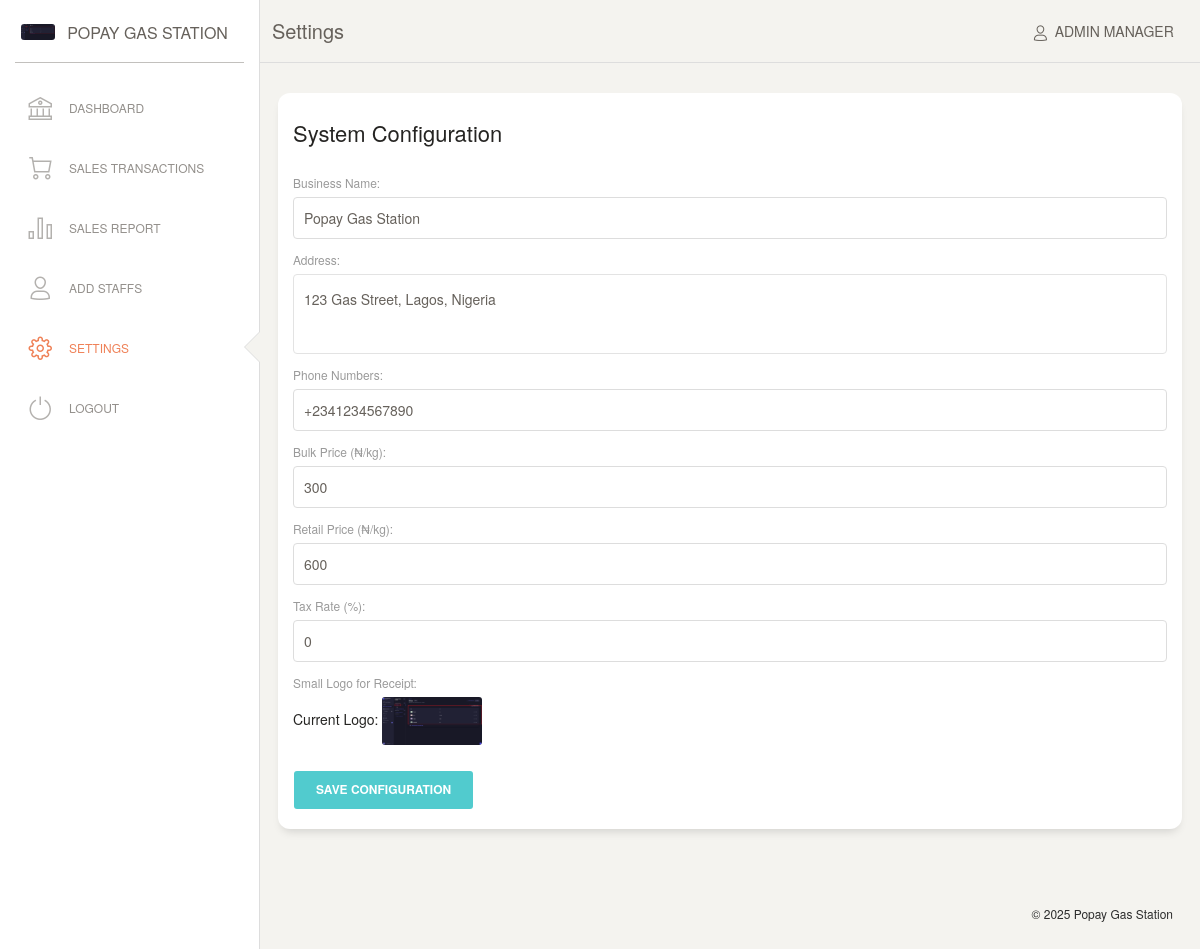
The app's page /popay2/settings.php (signed in) with its own data.
### tables this page shows
CREATE TABLE `configuration` (
  `id` int(11) NOT NULL,
  `companyName` varchar(100) NOT NULL DEFAULT '',
  `Phone` varchar(20) NOT NULL DEFAULT '',
  `Address` varchar(250) NOT NULL DEFAULT '',
  `bulkPrice` varchar(10) NOT NULL DEFAULT '',
  `retailPrice` varchar(10) NOT NULL DEFAULT '',
  `taxRate` varchar(99) NOT NULL DEFAULT '',
  `logoURL` varchar(999) NOT NULL DEFAULT ''
);

### popay2/settings.php (the view, shortened to what this page needs)
<?php
require("con.php");
$username = $_SESSION['username'];
$query = mysqli_query($con, "SELECT * FROM admin WHERE Username='$username'");
$userDetails = mysqli_fetch_assoc($query);
$query = mysqli_query($con, "SELECT * FROM configuration WHERE ID='1'");
$set = mysqli_fetch_assoc($query);
?>
<!DOCTYPE html>
<html lang="en">
<head>
    <link href="assets/css/bootstrap.min.css" rel="stylesheet" />
    <link href="assets/css/paper-dashboard.css?v=2.0.1" rel="stylesheet" />
</head>
<body>
    <div class="wrapper">
        <?php sidebar1($set['companyName'], $userDetails['Role'],$set); ?>
        <div class="main-panel">
            <nav class="navbar navbar-expand-lg navbar-absolute fixed-top navbar-transparent">
                <div class="container-fluid">
                    <div class="navbar-wrapper">
                        <a class="navbar-brand" href="#">Settings</a>
                    </div>
                <div class="collapse navbar-collapse justify-content-end" id="navigation">
            <ul class="navbar-nav">
                <li class="nav-item">
                <a class="nav-link" href="javascript:;">
    <i class="nc-icon nc-single-02"></i>
    <span class="d-none d-lg-inline">
        Admin <?php echo isset($_SESSION['username']) ? $_SESSION['username'] : 'Guest'; ?>
    </span>
</a>
                </li>
            </ul>
        </div>
                </div>
            </nav>
            <div class="content">
                <div class="col-md-12">
                    <div class="row card">
                        <div class="card-header">
                            <h5 class="card-title">System Configuration</h5>
                        </div>
                        <div class="card-body">
                            <form id="configForm" action="" method="post" enctype="multipart/form-data">
                                <div class="form-group">
                                    <label for="businessName">Business Name:</label>
                                    <input type="text" class="form-control" id="businessName" name="companyName" value="<?php echo $set['companyName']; ?>" required>
                                </div>
                                <div class="form-group">
                                    <label for="address">Address:</label>
                                    <textarea class="form-control" id="address" rows="3" name="Address" required><?php echo $set['Address']; ?></textarea>
                                </div>
                                <div class="form-group">
                                    <label for="phone">Phone Numbers:</label>
                                    <input type="text" class="form-control" id="phone" name="Phone" value="<?php echo $set['Phone']; ?>" required>
                                </div>
                                <div class="form-group">
                                    <label for="bulkPrice">Bulk Price (₦/kg):</label>
                                    <input type="number" class="form-control" id="bulkPrice" name="bulkPrice" value="<?php echo $set['bulkPrice']; ?>" required>
                                </div>
                                <div class="form-group">
                                    <label for="retailPrice">Retail Price (₦/kg):</label>
                                    <input type="number" class="form-control" id="retailPrice" name="retailPrice" value="<?php echo $set['retailPrice']; ?>" required>
                                </div>
                                <div class="form-group">
                                    <label for="taxRate">Tax Rate (%):</label>
                                    <input type="number" class="form-control" id="taxRate" name="taxRate" value="<?php echo $set['taxRate']; ?>" required>
                                </div>
                                <div class="form-group">
                                    <label for="logo">Small Logo for Receipt:</label>
                                    <?php if (!empty($set['logoURL'])): ?>
                                        <p>Current Logo: <img src="<?php echo $set['logoURL']; ?>" alt="Logo" style="max-width: 100px;"></p>
                                    <?php endif; ?>
                                </div>
                                <button type="submit" name="set" class="btn btn-primary">Save Configuration</button>
                            </form>
                        </div>
                    </div>
                </div>
            </div>
            <footer class="footer footer-black footer-white text-center">
                <div class="container-fluid">
                    <span class="copyright">
                        © <script>document.write(new Date().getFullYear())</script> <?php echo $set['companyName']; ?>
                    </span>
                </div>
            </footer>
        </div>
    </div>
</body>
</html>

### popay2/con.php (shortened to what this page needs)
<?php
function sidebar1($company, $role,$set) {
    $current_page = basename($_SERVER['PHP_SELF']);
    ?>
    <div class="sidebar" data-color="white" data-active-color="danger">
        <div class="logo">
            <a href="#" class="simple-text logo-mini">
                <div class="logo-image-small">
                    <img src="<?php echo $set['logoURL']?>">
                </div>
            </a>
            <a href="#" class="simple-text logo-normal">
                <?php echo $company; ?>
            </a>
        </div>
        <div class="sidebar-wrapper">
            <ul class="nav">
                <?php
                if ($role == "Admin") {
                    ?>
                    <li class="<?php echo ($current_page == 'dashboard.php') ? 'active' : ''; ?>">
                        <a href="dashboard.php">
                            <i class="nc-icon nc-bank"></i>
                            <p>Dashboard</p>
                        </a>
                    </li>
                    <li class="<?php echo ($current_page == 'sales-transaction.php') ? 'active' : ''; ?>">
                        <a href="sales-transaction.php">
                            <i class="nc-icon nc-cart-simple"></i>
                            <p>Sales Transactions</p>
                        </a>
                    </li>
                    <li class="<?php echo ($current_page == 'reports.php') ? 'active' : ''; ?>">
                        <a href="reports.php">
                            <i class="nc-icon nc-chart-bar-32"></i>
                            <p>Sales Report</p>
                        </a>
                    </li>
                    <li class="<?php echo ($current_page == 'add-profile.php') ? 'active' : ''; ?>">
                        <a href="add-profile.php">
                            <i class="nc-icon nc-single-02"></i>
                            <p>Add Staffs</p>
                        </a>
                    </li>
                    <li class="<?php echo ($current_page == 'settings.php') ? 'active' : ''; ?>">
                        <a href="settings.php">
                            <i class="nc-icon nc-settings-gear-65"></i>
                            <p>Settings</p>
                        </a>
                    </li>
                    <?php
                }
                ?>
                <li class="<?php echo ($current_page == 'logout.php') ? 'active' : ''; ?>">
                    <a href="logout.php">
                        <i class="nc-icon nc-button-power"></i>
                        <p>Logout</p>
                    </a>
                </li>
            </ul>
        </div>
    </div>
    <?php
}
?>

### records on screen
configuration: logoURL (picture), companyName "POPAY GAS STATION", companyName "Popay Gas Station", Address "123 Gas Street, Lagos, Nigeria", Phone "+2341234567890", bulkPrice "300", retailPrice "600", taxRate "0"

### other values on screen
$_SESSION['username'] "MANAGER"
